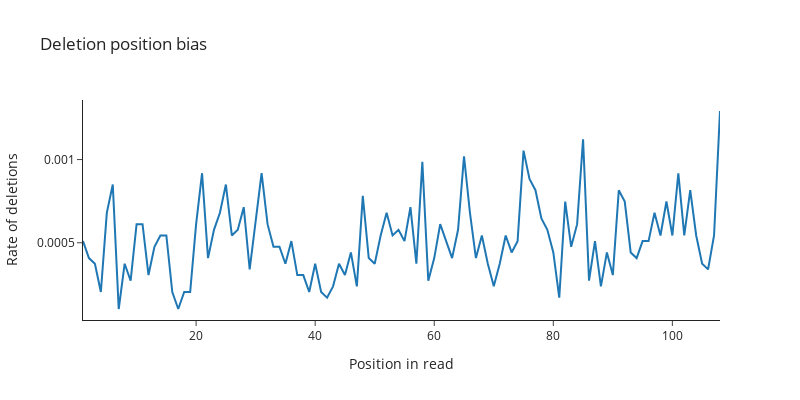

Notebook code cell kept with this figure:
### Markdown cell above
### for deletions

### Code cell
bias = open(f'{path}/{analysis_type}/delposition_fw.txt', 'r').readline().split(',')
bias = [float(bias) for bias in bias if bias]

px.line(
    x=list(range(1, len(bias) + 1)),
    y=bias,
    labels={'x': 'Position in read', 'y': 'Rate of deletions'},
    title='Deletion position bias',
    template='simple_white',
    width=800,
    height=400,
    range_y=[0, None],
)
